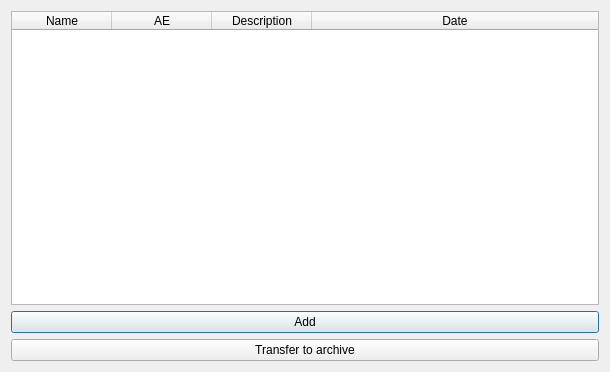
<?xml version="1.0" encoding="UTF-8"?>
<ui version="4.0">
 <class>Dialog</class>
 <widget class="QDialog" name="Dialog">
  <property name="geometry">
   <rect>
    <x>0</x>
    <y>0</y>
    <width>610</width>
    <height>372</height>
   </rect>
  </property>
  <property name="windowTitle">
   <string>Dialog</string>
  </property>
  <layout class="QHBoxLayout" name="horizontalLayout">
   <item>
    <layout class="QVBoxLayout" name="verticalLayout_2">
     <item>
      <layout class="QVBoxLayout" name="verticalLayout">
       <item>
        <widget class="QTreeWidget" name="treeWidget">
         <column>
          <property name="text">
           <string>Name</string>
          </property>
          <property name="font">
           <font>
            <strikeout>false</strikeout>
           </font>
          </property>
          <property name="textAlignment">
           <set>AlignCenter</set>
          </property>
         </column>
         <column>
          <property name="text">
           <string>AE</string>
          </property>
          <property name="textAlignment">
           <set>AlignCenter</set>
          </property>
         </column>
         <column>
          <property name="text">
           <string>Description</string>
          </property>
          <property name="textAlignment">
           <set>AlignCenter</set>
          </property>
         </column>
         <column>
          <property name="text">
           <string>Date</string>
          </property>
          <property name="textAlignment">
           <set>AlignCenter</set>
          </property>
         </column>
        </widget>
       </item>
       <item>
        <widget class="QPushButton" name="pushButton">
         <property name="text">
          <string>Add</string>
         </property>
        </widget>
       </item>
      </layout>
     </item>
     <item>
      <widget class="QPushButton" name="pushButton_2">
       <property name="text">
        <string>Transfer to archive</string>
       </property>
      </widget>
     </item>
    </layout>
   </item>
  </layout>
 </widget>
 <resources/>
 <connections/>
</ui>
